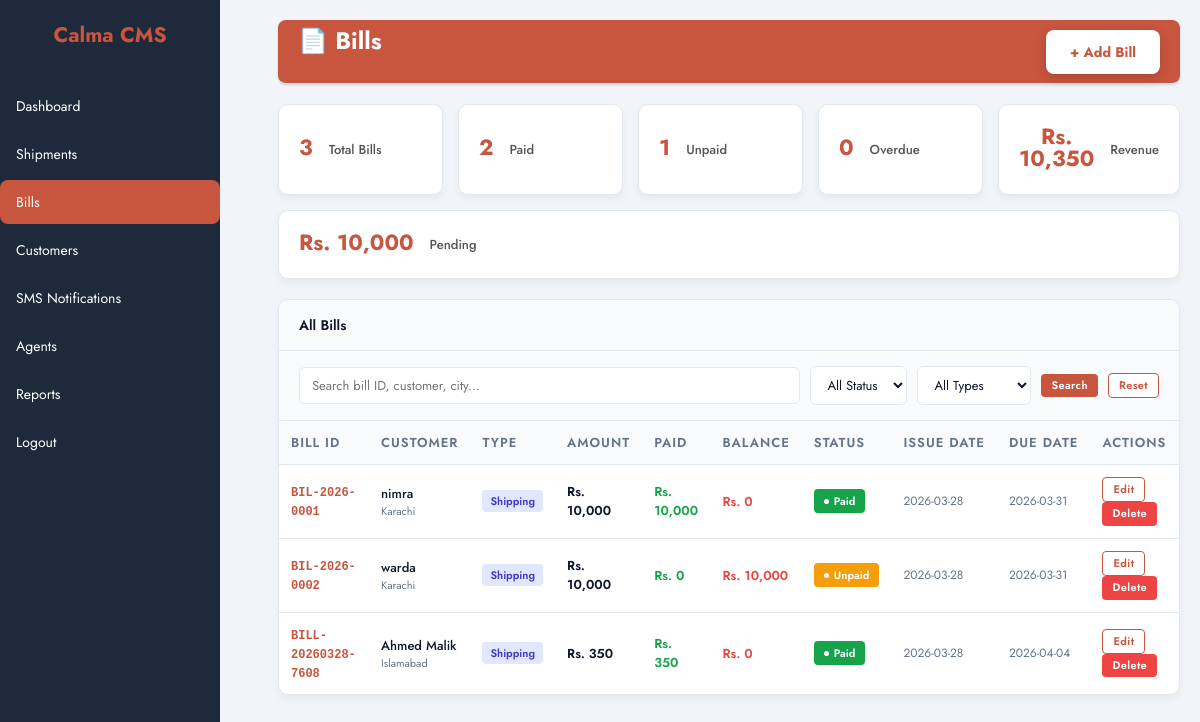
/dashboard_php/bills.php (signed in), run on the app's committed database.
### tables this page shows
CREATE TABLE `bills` (
  `id` varchar(50) NOT NULL,
  `customer` varchar(100) NOT NULL,
  `phone` varchar(20) DEFAULT NULL,
  `city` varchar(50) DEFAULT NULL,
  `type` enum('Shipping','Service','Storage','Consultation') DEFAULT 'Shipping',
  `amount` decimal(10,2) NOT NULL,
  `paid` decimal(10,2) DEFAULT 0.00,
  `status` enum('Paid','Unpaid','Overdue','Partial') DEFAULT 'Unpaid',
  `issue_date` date DEFAULT curdate(),
  `due_date` date DEFAULT NULL,
  `description` text DEFAULT NULL,
  `notes` text DEFAULT NULL,
  `created_at` timestamp NOT NULL DEFAULT current_timestamp(),
  `updated_at` timestamp NOT NULL DEFAULT current_timestamp() ON UPDATE current_timestamp()
);

### dashboard_php/bills.php (the view, shortened to what this page needs)
<?php
$connect = mysqli_connect("localhost", "root", "", "courier_management");
$user_type = $_SESSION['user_type'];
$where_clause = "";
$search = isset($_GET['search']) ? mysqli_real_escape_string($connect, $_GET['search']) : '';
$query = "SELECT * FROM bills $where_clause ORDER BY issue_date DESC";
$bills_result = mysqli_query($connect, $query);
$bills = [];
while ($row = mysqli_fetch_assoc($bills_result)) {
    $bills[] = $row;
}
$stats_query = "SELECT
    COUNT(*) as total,
    SUM(status='Paid') as paid_count,
    SUM(status='Unpaid') as unpaid_count,
    SUM(status='Overdue') as overdue_count,
    SUM(status='Partial') as partial_count,
    SUM(CASE WHEN status='Paid' THEN paid ELSE 0 END) as revenue,
    SUM(CASE WHEN status!='Paid' THEN amount-paid ELSE 0 END) as pending_amt
    FROM bills $where_clause";
$stats_result = mysqli_query($connect, $stats_query);
$stats = mysqli_fetch_assoc($stats_result);
?>
<!DOCTYPE html>
<html lang="en">
<head>
<link rel="stylesheet" href="css/style.css">
</head>
<body>
<div class="layout">
  <div class="sidebar" id="sidebar">
    <h2>Calma CMS</h2>
    <ul>
      <li><a href="index.php" class="<?php echo basename($_SERVER['PHP_SELF']) == 'index.php' ? 'active' : ''; ?>">Dashboard</a></li>
      <?php if($user_type !== 'user'): ?>
      <li><a href="shipments.php" class="<?php echo basename($_SERVER['PHP_SELF']) == 'shipments.php' ? 'active' : ''; ?>">Shipments</a></li>
      <li><a href="bills.php" class="<?php echo basename($_SERVER['PHP_SELF']) == 'bills.php' ? 'active' : ''; ?>">Bills</a></li>
      <li><a href="customers.php" class="<?php echo basename($_SERVER['PHP_SELF']) == 'customers.php' ? 'active' : ''; ?>">Customers</a></li>
      <li><a href="sms.php" class="<?php echo basename($_SERVER['PHP_SELF']) == 'sms.php' ? 'active' : ''; ?>">SMS Notifications</a></li>
      <?php endif; ?>
      <?php if($user_type === 'admin'): ?>
      <li><a href="agents.php" class="<?php echo basename($_SERVER['PHP_SELF']) == 'agents.php' ? 'active' : ''; ?>">Agents</a></li>
      <li><a href="reports.php" class="<?php echo basename($_SERVER['PHP_SELF']) == 'reports.php' ? 'active' : ''; ?>">Reports</a></li>
      <?php endif; ?>
      <li><a href="logout.php" class="<?php echo basename($_SERVER['PHP_SELF']) == 'logout.php' ? 'active' : ''; ?>">Logout</a></li>
    </ul>
  </div>
  <div class="main">
    <header class="header">
      <div style="display:flex;align-items:center;gap:10px;">
        <span class="page-title">📄 Bills</span>
      </div>
      <button class="header-btn" onclick="openModal('addBillModal')">+ Add Bill</button>
    </header>
    <div class="stats-grid">
      <div class="stat-card"><div class="stat-val"><?php echo $stats['total'] ?? 0; ?></div><div class="stat-lbl">Total Bills</div></div>
      <div class="stat-card"><div class="stat-val"><?php echo $stats['paid_count'] ?? 0; ?></div><div class="stat-lbl">Paid</div></div>
      <div class="stat-card"><div class="stat-val"><?php echo $stats['unpaid_count'] ?? 0; ?></div><div class="stat-lbl">Unpaid</div></div>
      <div class="stat-card"><div class="stat-val"><?php echo $stats['overdue_count'] ?? 0; ?></div><div class="stat-lbl">Overdue</div></div>
      <div class="stat-card"><div class="stat-val">Rs. <?php echo number_format($stats['revenue'] ?? 0); ?></div><div class="stat-lbl">Revenue</div></div>
      <div class="stat-card"><div class="stat-val">Rs. <?php echo number_format($stats['pending_amt'] ?? 0); ?></div><div class="stat-lbl">Pending</div></div>
    </div>
    <div class="card">
      <div class="card-header">
        <span class="card-title">All Bills</span>
      </div>
      <form method="GET" class="filter-bar">
        <input type="text" name="search" placeholder="Search bill ID, customer, city..." value="<?php echo htmlspecialchars($search); ?>">
        <select name="status">
          <option value="">All Status</option>
        </select>
        <select name="type">
          <option value="">All Types</option>
        </select>
        <button type="submit" class="btn btn-primary btn-sm">Search</button>
        <a href="bills.php" class="btn btn-outline btn-sm">Reset</a>
      </form>
      <div class="table-wrap">
        <table class="data-table">
          <thead>
            <tr>
              <th>Bill ID</th>
              <th>Customer</th>
              <th>Type</th>
              <th>Amount</th>
              <th>Paid</th>
              <th>Balance</th>
              <th>Status</th>
              <th>Issue Date</th>
              <th>Due Date</th>
              <th>Actions</th>
            </tr>
          </thead>
          <tbody>
            <?php if (empty($bills)): ?>
            <tr><td colspan="10" style="text-align:center;padding:40px;color:#64748b;">No bills found</td></tr>
            <?php else: ?>
              <?php foreach ($bills as $b):
                $badge_class = 'b-unpaid';
                if ($b['status'] === 'Paid') $badge_class = 'b-paid';
                elseif ($b['status'] === 'Overdue') $badge_class = 'b-overdue';
                elseif ($b['status'] === 'Partial') $badge_class = 'b-partial';
                $balance = $b['amount'] - $b['paid'];
              ?>
              <tr>
                <td><span class="bill-id"><?php echo htmlspecialchars($b['id']); ?></span></td>
                <td>
                  <div class="person-info">
                    <span class="pname"><?php echo htmlspecialchars($b['customer']); ?></span>
                    <span class="pcity"><?php echo htmlspecialchars($b['city']); ?></span>
                  </div>
                </td>
                <td><span class="type-tag"><?php echo htmlspecialchars($b['type']); ?></span></td>
                <td style="font-weight:600;">Rs. <?php echo number_format($b['amount']); ?></td>
                <td style="color:#16a34a;font-weight:600;">Rs. <?php echo number_format($b['paid']); ?></td>
                <td style="color:#ef4444;font-weight:600;">Rs. <?php echo number_format($balance); ?></td>
                <td><span class="badge <?php echo $badge_class; ?>"><?php echo htmlspecialchars($b['status']); ?></span></td>
                <td style="color:#64748b;font-size:12px;"><?php echo $b['issue_date']; ?></td>
                <td style="color:#64748b;font-size:12px;"><?php echo $b['due_date']; ?></td>
                <td>
                  <button class="btn btn-outline btn-sm" onclick='openEditModal(<?php echo json_encode($b); ?>)'>Edit</button>
                  <button class="btn btn-danger btn-sm" onclick="if(confirm('Delete this bill?')) deleteBill('<?php echo $b['id']; ?>')">Delete</button>
                </td>
              </tr>
              <?php endforeach; ?>
            <?php endif; ?>
          </tbody>
        </table>
      </div>
    </div>
  </div>
</div>
</body>
</html>

### dashboard_php/bills.php (style rules this page uses)
.layout { display:flex;min-height:100vh; }
.sidebar { width:220px;background:#1e293b;color:white;flex-shrink:0;transition:all 0.3s ease; }
.sidebar h2 { color:#c8553d;text-align:center;margin:20px 0; }
.sidebar ul { list-style:none;padding:10px 0; }
.sidebar ul li { margin:4px 0; }
.sidebar ul li a { color:white;text-decoration:none;display:block;padding:12px 16px;border-radius:8px;transition:all 0.2s; }
.sidebar ul li a.active { background:#c8553d; }
.main { flex:1;padding:20px; }
.header { display:flex;justify-content:space-between;align-items:center;background:#c8553d;color:white;padding:20px;border-radius:8px;margin-bottom:20px; }
.page-title { font-size:24px;font-weight:700;color:white; }
.header-btn { padding:12px 24px;background:white;color:#c8553d;border:none;border-radius:8px;cursor:pointer;font-size:14px;font-weight:700;text-decoration:none;display:inline-block;transition:all 0.3s;box-shadow:0 4px 12px rgba(0,0,0,0.15); }
.stats-grid { display:flex;gap:15px;flex-wrap:wrap;margin-bottom:20px; }
.stat-card { flex:1 1 150px;background:white;padding:20px;border-radius:10px;text-align:center;box-shadow:0 4px 8px rgba(0,0,0,0.05); }
.stat-val { font-size:22px;font-weight:700;color:#c8553d;margin-bottom:5px; }
.stat-lbl { font-size:13px;color:#555; }
.card { background:white;border-radius:10px;box-shadow:0 4px 8px rgba(0,0,0,0.05);margin-bottom:20px;overflow:hidden; }
.card-header { background:#f8fafc;padding:15px 20px;border-bottom:1px solid #e2e8f0;display:flex;justify-content:space-between;align-items:center; }
.card-title { font-weight:600;font-size:14px; }
.table-wrap { overflow-x:auto; }
.data-table { width:100%;border-collapse:collapse; }
.data-table th,.data-table td { padding:12px;text-align:left;border-bottom:1px solid #e2e8f0;font-size:13px; }
.data-table th { background:#f8fafc;font-weight:600; }
.bill-id { font-weight:600;color:#c8553d; }
.badge { padding:4px 10px;border-radius:4px;font-size:11px;color:white;font-weight:600; }
.b-paid { background:#16a34a; }
.b-unpaid { background:#f59e0b; }
.btn { padding:6px 12px;border:none;border-radius:4px;cursor:pointer;font-size:12px;text-decoration:none;display:inline-block;line-height:1.4; }
.btn-primary { background:#c8553d;color:white; }
.btn-outline { background:white;border:1px solid #c8553d;color:#c8553d; }
.btn-danger { background:#ef4444;color:white; }
.btn-sm { padding:4px 10px;font-size:11px;white-space:nowrap; }
.filter-bar { display:flex;gap:10px;padding:15px 20px;background:#f8fafc;border-bottom:1px solid #e2e8f0;flex-wrap:wrap;align-items:center; }
.filter-bar input,.filter-bar select { padding:8px 12px;border:1px solid #e2e8f0;border-radius:6px;font-size:13px; }
.filter-bar input { flex:1;min-width:200px; }
.person-info { display:flex;flex-direction:column; }
.pname { font-weight:600; }
.pcity { font-size:11px;color:#64748b; }
.type-tag { padding:3px 8px;border-radius:4px;font-size:11px;background:#e0e7ff;color:#4338ca; }

### data on the page
bills: id "BIL-2026-0001", customer "nimra", city "Karachi", type "Shipping", amount "10,000", paid "10,000", balance "0", status "Paid", issue_date "2026-03-28", due_date "2026-03-31"
bills: id "BIL-2026-0002", customer "warda", city "Karachi", type "Shipping", amount "10,000", paid "0", balance "10,000", status "Unpaid", issue_date "2026-03-28", due_date "2026-03-31"
bills: id "BILL-20260328-7608", customer "Ahmed Malik", city "Islamabad", type "Shipping", amount "350", paid "350", balance "0", status "Paid", issue_date "2026-03-28", due_date "2026-04-04"

### other printed values
$stats['total'] "3"
$stats['paid_count'] "2"
$stats['unpaid_count'] "1"
$stats['overdue_count'] "0"
$stats['revenue'] "10,350"
$stats['pending_amt'] "10,000"
